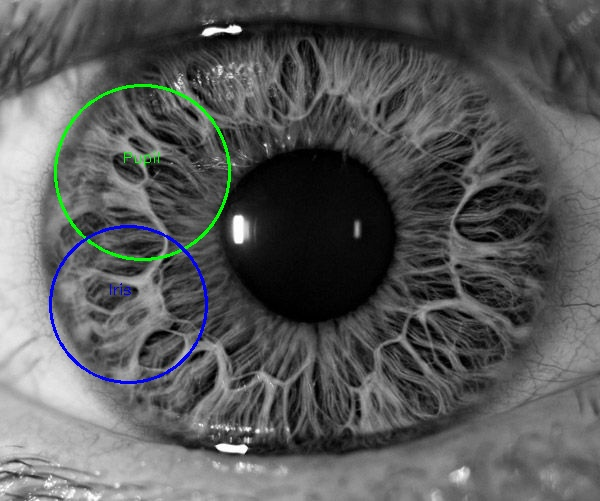
#> input picture data/processed/segmented_iris.jpg, 600 x 501 px, found by its file name
$ python normalization.py
#> lines starting #> are read from the running program, lines starting #| are printed output that depends on the picture
import cv2
import numpy as np
import matplotlib.pyplot as plt
import os

def normalize_iris(image_path, pupil_center, pupil_radius, iris_radius,
                   radial_res=64, angular_res=360):
    image = cv2.imread(image_path, cv2.IMREAD_GRAYSCALE)
    if image is None:
        raise FileNotFoundError("Image not found")

    cy, cx = pupil_center
    r_pupil = pupil_radius
    r_iris = iris_radius

    # Generate polar coordinate grid
    theta = np.linspace(0, 2 * np.pi, angular_res)
    r = np.linspace(0, 1, radial_res)

    r_matrix, theta_matrix = np.meshgrid(r, theta)
    radius = r_matrix * (r_iris - r_pupil) + r_pupil

    x = cx + radius * np.cos(theta_matrix)
    y = cy + radius * np.sin(theta_matrix)

    x = np.clip(x, 0, image.shape[1] - 1).astype(np.float32)
    y = np.clip(y, 0, image.shape[0] - 1).astype(np.float32)

    normalized = cv2.remap(image, x, y, interpolation=cv2.INTER_LINEAR)

    output_path = "data/processed/normalized_iris.jpg"
    os.makedirs(os.path.dirname(output_path), exist_ok=True)
    cv2.imwrite(output_path, normalized)
    print(f"[✅] Normalized iris saved at: {output_path}")

    plt.imshow(normalized, cmap='gray')
    plt.title("Normalized Iris")
    plt.axis("off")
    plt.show()


def get_circle_parameters(segmented_image_path):
#> called with segmented_image_path = 'data/processed/segmented_iris.jpg'
    image = cv2.imread(segmented_image_path, cv2.IMREAD_GRAYSCALE)
#> image: shape (501, 600); min 0, max 255, mean 89.3
    if image is None:
        raise FileNotFoundError("Segmented image not found")

    blurred = cv2.medianBlur(image, 5)
    circles = cv2.HoughCircles(blurred, cv2.HOUGH_GRADIENT, dp=1, minDist=100,
                               param1=100, param2=30, minRadius=20, maxRadius=100)
#> circles = [[128.5, 304.5, 79.6], [141.5, 172.5, 85.1], [306.5, 228.5, 93.9], [233.5, 396.5, 68.6], [371.5, 367.5, 59.8], [460.5, 319.5, 55.4], [228.5, 117.5, 52.1], [413.5, 161.5, 71.9], [348.5, 53.5, 74], [542.5, 246.5, 79.6]]

    if circles is None or len(circles[0]) < 2:
        raise ValueError("Could not detect both pupil and iris circles.")

    circles = np.uint16(np.around(circles[0, :2]))  # first 2 circles
#> circles = [[128, 304, 80], [142, 172, 85]]
    pupil = circles[0]
#> pupil = [128, 304, 80]
    iris = circles[1]
#> iris = [142, 172, 85]

    # Show detected circles
    output = cv2.cvtColor(image, cv2.COLOR_GRAY2BGR)
    for i, c in enumerate([pupil, iris]):
        center = (c[0], c[1])
        radius = c[2]
        color = (0, 255, 0) if i == 0 else (255, 0, 0)
        label = "Pupil" if i == 0 else "Iris"
        cv2.circle(output, center, radius, color, 2)
        cv2.putText(output, label, (center[0]-20, center[1]-10),
                    cv2.FONT_HERSHEY_SIMPLEX, 0.5, color, 1)
#> this loop made 2 passes
#> (center, radius, color, label) on passes 1 to 2: ((128, 304), 80, (0, 255, 0), 'Pupil'), ((142, 172), 85, (255, 0, 0), 'Iris')
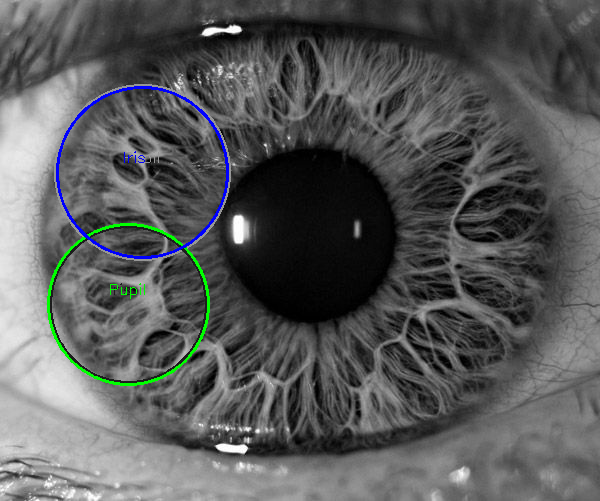
#> output: shape (501, 600, 3); mean B, G, R 89.7, 89.7, 88.4

    plt.imshow(cv2.cvtColor(output, cv2.COLOR_BGR2RGB))
    plt.title("Detected Pupil and Iris Circles")
    plt.axis("off")
    plt.show()

    pupil_center = (pupil[1], pupil[0])  # (y, x)
#> pupil_center = (304, 128)
    pupil_radius = pupil[2]
#> pupil_radius = 80
    iris_radius = iris[2]
#> iris_radius = 85

    return pupil_center, pupil_radius, iris_radius


if __name__ == "__main__":
    segmented_image_path = "data/processed/segmented_iris.jpg"
    original_image_path = "data/raw/sample2_eye.jpg"  # Your new image

    pupil_center, pupil_radius, iris_radius = get_circle_parameters(segmented_image_path)
#> pupil_center = (304, 128); pupil_radius = 80; iris_radius = 85
    normalize_iris(original_image_path, pupil_center, pupil_radius, iris_radius)
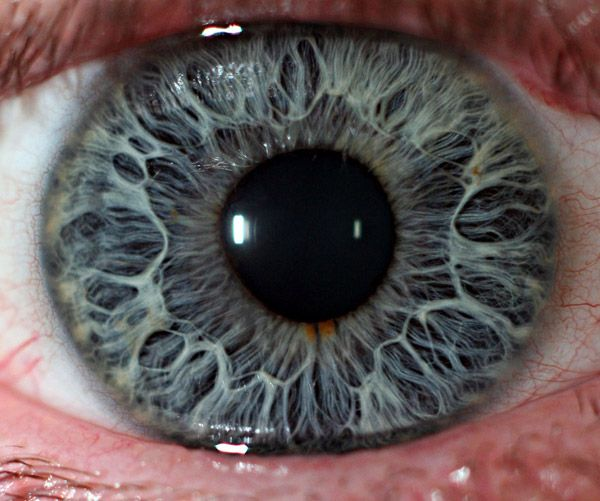
#> input picture data/raw/sample2_eye.jpg, 600 x 501 px, found by its file name
#> in normalize_iris, `cy, cx = pupil_center`: cy = 304; cx = 128
#> in normalize_iris, `r_pupil = pupil_radius`: r_pupil = 80
#> in normalize_iris, `r_iris = iris_radius`: r_iris = 85
#> in normalize_iris, `radius = r_matrix * (r_iris - r_pupil) + r_pupil`:
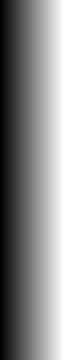
#> radius: shape (360, 64) float64; min 80, max 85, mean 82.5; drawn with min black and max white
#> in normalize_iris, `x = cx + radius * np.cos(theta_matrix)`:
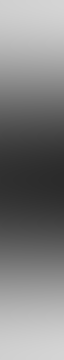
#> x: shape (360, 64) float64; min 43, max 213, mean 128.2
#> in normalize_iris, `x = cx + radius * np.cos(theta_matrix)`:
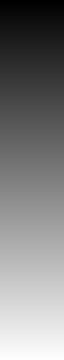
#> theta_matrix: shape (360, 64) float64; min 0, max 6.28, mean 3.14; drawn with min black and max white
#> in normalize_iris, `y = cy + radius * np.sin(theta_matrix)`:
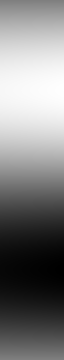
#> y: shape (360, 64) float64; min 219, max 389, mean 304; drawn with min black and max white
#> in normalize_iris, `normalized = cv2.remap(image, x, y, interpolation=cv2.INTER_LINEAR)`:
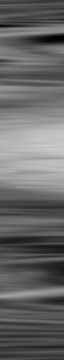
#> normalized: shape (360, 64); min 0, max 202, mean 102.9
